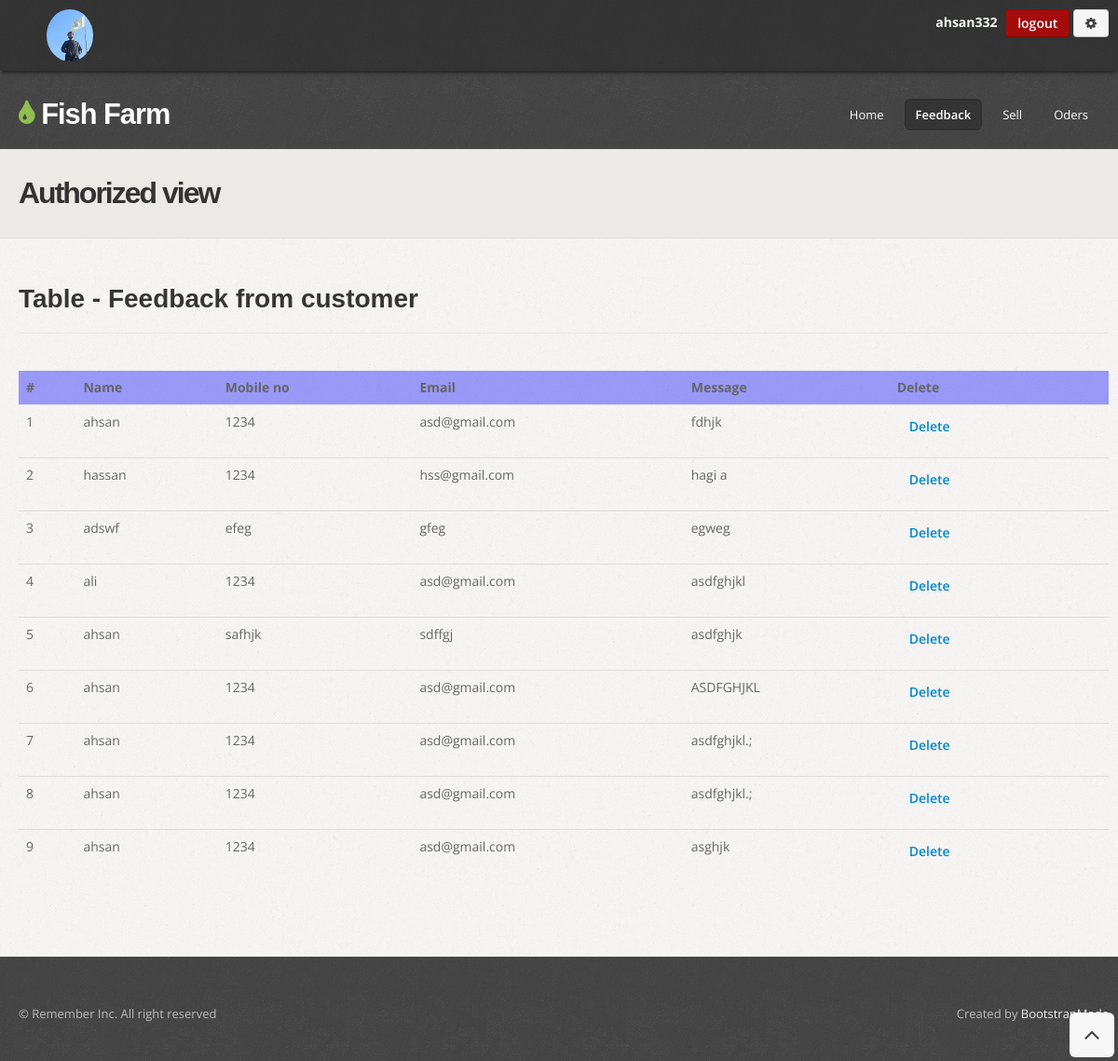
Screenshot of /feedback/ (signed in) with the database file from the repository.
### fishfarm/models.py (models this page shows)
class Customers(models.Model):
    user = models.OneToOneField(User, null=True, blank=True, on_delete=models.CASCADE)
    phone = models.CharField(max_length=200, null=True)
    Address = models.CharField(max_length=200, null=True)
    profile_pic = models.ImageField(default="download (1).png", null=True, blank=True)
    date_created = models.DateTimeField(auto_now_add=True, null=True)

class Feedback(models.Model):
    name = models.CharField(max_length=100)
    Mobile = models.CharField(max_length=100)
    Email = models.EmailField(max_length=100)
    Feedback = models.CharField(max_length=1000)

### fishfarm/views.py (the view)
# urls.py: path('feedback/', views.feedback , name='feedback'),
def feedback(request):
    extend = Customers.objects.get(user=request.user.id)
    dataset = Feedback.objects.all()
    return render(request,'feedback.html',{'feed':dataset,'extend': extend,})

### fishfarm/templates/feedback.html (shortened to what this page needs)
<!DOCTYPE html>
<html lang="en">
<head>
  {% load static %}
  <link href="{%  static 'css/bootstrap.css'%}" rel="stylesheet" />
  <link href="{%  static 'css/bootstrap-responsive.css'%}" rel="stylesheet" />
  <link href="{%  static 'css/prettyPhoto.css'%}" rel="stylesheet" />
  <link href="{%  static 'css/style.css'%}" rel="stylesheet">
  <link id="t-colors" href="{%  static 'color/default.css'%}" rel="stylesheet" />
</head>
<body>
  <div id="wrapper">
    <header>
      <div class="top">
        <div class="container">
          <div class="row">
            <div class="span6">
              <ul class="topmenu">
                {% if user.is_authenticated %}
                <li>
                  <div class="span1" style="float: left;">
                    <img src="{{extend.profile_pic.url}}" alt="Girl in a jacket" width="50px" height="50px"
                      style="border-radius: 50%;">
                  </div>
                </li>
                {% else %}
                  <li><a href="{% url 'ehome'%}">Mange site content</a> &#47;</li>
                {% endif %}
              </ul>
            </div>
            <div class="span6">
              <ul class="social-network">
              <li>
                <b style="color: rgb(245, 250, 245); padding-right: 5px;"> {{request.user}}</b>
              </li>
              <li>
                <a href="/logout" class="btn btn-danger">logout</a>
              </li>
              <li>
                <a href="{% url 'Setting'%}" class="btn btn-red"><i class="icon-cog"></i> </a>
              </li>
            </ul>
            </div>
          </div>
        </div>
      </div>
      <div class="container">
        <div class="row nomargin">
          <div class="span4">
            <div class="logo">
              <h1><a href="{% url 'ehome'%}"><i class="icon-tint"></i> Fish Farm</a></h1>
            </div>
          </div>
          <div class="span8">
            <div class="navbar navbar-static-top">
              <div class="navigation">
                <nav>
                  <ul class="nav topnav">
                    <li ><a href="{% url 'ehome'%}">Home</a></li>
                    <li  class="active"><a href="{% url 'feedback'%}">Feedback</a></li>
                    <li >
                      <a href="{% url 'sell'%}">Sell </a>
                    </li>
                    <li>
                      <a href="{% url 'order'%}">Oders </a>
                    </li>
                  </ul>
                </nav>
              </div>
            </div>
          </div>
        </div>
      </div>
    </header>
    <section id="inner-headline">
      <div class="container">
        <div class="row">
          <div class="span4">
            <div class="inner-heading">
              <h2>Authorized view </h2>
            </div>
          </div>
          <div class="span8">
          </div>
        </div>
      </div>
    </section>
    <section id="content">
      <div class="container">
        <div class="row demobtn">
          <div class="span12">
            <h4 class="heading"><strong>Table</strong> - Feedback from customer</h4>
            <div class="row">
              <div class="span12">
                <div class="solidline"></div>
              </div>
            </div>
            <div class="row">
              <div class="span12">
                <table class="table table-hover ">
                  <thead>
                    <tr style="background-color: rgba(0, 0, 255, 0.377);">
                      <th>
                        #
                      </th>
                      <th>
                        Name
                      </th>
                      <th>
                        Mobile no
                      </th>
                      <th>
                        Email
                      </th>
                      <th>
                        Message
                      </th>
                      <th>
                        Delete
                      </th>
                    </tr>
                  </thead>
                  <tbody>
                    {% for data in feed %}
                    <tr>
                      <td>
                        {{forloop.counter}}
                      </td>
                      <td>
                        {{data.name}}
                      </td>
                      <td>
                        {{data.Mobile}}
                      </td>
                      <td>
                        {{data.Email}}
                      </td>
                      <td>
                        {{data.Feedback}}
                      </td>
                      <td>
                        <a href="{% url 'delete' data.id %}" class=" btn btn-link">Delete</a>
                      </td>
                    </tr>
                    {% endfor %}
                  </tbody>
                </table>
              </div>
            </div>
          </div>
        </div>
      </div>
    </section>
    <footer>
      <div class="container">
        <div class="row">
          <div class="span6">
            <div class="copyright">
              <p><span>&copy; Remember Inc. All right reserved</span></p>
            </div>
          </div>
          <div class="span6">
            <div class="credits">
              Created by <a href="https://bootstrapmade.com/">BootstrapMade</a>
            </div>
          </div>
        </div>
      </div>
    </footer>
  </div>
  <a href="#" class="scrollup"><i class="icon-angle-up icon-rounded icon-bglight icon-2x"></i></a>
</body>
</html>

### fishfarm/static/css/style.css (style rules this page uses)
body { font-family:'Open Sans', Arial, sans-serif; font-size:14px; font-weight:400; line-height:1.6em; color:#656565; }
a { color:#4b5056; }
.bold { font-weight:900; }
.container { padding:0 20px 0 20px; position:relative; }
.row { margin-bottom:30px; }
.row .row { margin-bottom:30px; }
.row.nomargin { margin-bottom:0; }
header { background: url(../img/header-pattern-150.png) repeat; margin:0; padding:0 0 20px; position:relative; z-index:2000; }
header .top { padding:10px 0 10px; margin:0 0 30px; background: url(../img/top-pattern-150.png) repeat; -webkit-box-shadow: 0 4px 4px -2px #222; -moz-box-shadow: 0 4px 4px -2px #222; box-shadow: 0 4px 4px -2px #222; }
header .logo { float:left; }
header .logo h1 { color:#fdfdfd; letter-spacing:-1px; font-size:2.2em; font-weight:900; margin:0; }
header .logo h1 a { color:#fdfdfd; }
header .top .row { margin-bottom:0; }
ul.topmenu { list-style:none; margin:0; }
ul.topmenu li { display:inline; }
ul.social-network { float:right; list-style:none; margin:0; }
ul.social-network li { display:inline; }
header .navigation { float:right; }
header ul.nav li { border:none; margin:0; }
header ul.nav li a { border:none; font-weight:400; }
.navbar .nav > li > a { font-size:13px; color: #fdfdfd; text-shadow: none; }
.navbar .nav > .active > a,.navbar .nav > .active > a:hover { font-weight:600; }
#content { position:relative; background:#fff; border-top:1px solid #ddd; padding:50px 0 0 0; }
#content { background-image: url(../img/pattern/pat-1.png); background-repeat: repeat; }
#content h4 { font-weight:700; }
#inner-headline { background:#eceae6; position:relative; margin:0; padding:0; }
#inner-headline .inner-heading h2 { color:#333; margin:30px 0 0 0; font-size:32px; letter-spacing:-2px; }
h4.heading { font-weight:300; }
h4.heading strong { font-weight:700; }
.heading { margin-bottom: 20px; }
.heading { position: relative; }
footer { padding:50px 0 0 0; color:#bbb; background: url(../img/header-pattern-150.png) repeat; }
footer a { color:#eee; text-decoration:none; }
.copyright p { text-align:left; font-size:13px; }
.credits { text-align:right; font-size:13px; }
.demobtn a.btn { margin:0 10px 10px 0; }
.solidline { border-top:1px solid #e6e6e6; margin:0 0 10px; }
.scrollup { position:fixed; width:32px; height:32px; bottom:20px; right:20px; }
a.scrollup { outline:0; text-decoration:none; }
a i.icon-bglight, a i.icon-bgdark { display: inline-block; }
[class^="icon-"], [class*=" icon-"] { color:#404040; }

### fishfarm/static/color/default.css (style rules this page uses)
.logo h1 [class^="icon-"] { color:#8fc04e; }

### fishfarm/static/css/overwrite.css (style rules this page uses)
h1, h2, h3, h4, h5, h6 { font-family: 'Raleway', sans-serif; color:#353535; font-weight:700; line-height:1.1em; margin-top:0; }
h1 { font-size:60px; margin-bottom:24px; }
h2 { font-size:42px; margin-bottom:22px; }
h4 { font-size:28px; margin-bottom:20px; }
h1 strong,h2 strong,h3 strong,h4 strong,h5 strong,h6 strong { font-weight:900; }
ul, ol { padding: 0; margin: 0 0 10px 25px; }
li { line-height: 1.6em; }
.btn { font-size: 14px; font-weight:600; text-shadow: none; background-image:none; border-color: none; border-bottom-color: none; -webkit-box-shadow: none; -moz-box-shadow: none; box-shadow: none; }
.btn { outline:0; -webkit-border-radius: 4px; -moz-border-radius: 4px; border-radius: 4px; }
a.btn,.btn:focus { outline:0; }
.btn-danger { background: #a40b0b; }
.navbar .nav { border-right:none; border-left:none; }
.navbar .nav > li > a { float: none; font-size:13px; margin-left:10px; margin-right:0; text-decoration: none; text-shadow: none; border-right:none; border-left:none; color: #fff; border:2px solid transparent; padding:4px 10px 4px 10px; background-image: none; background: none; }
.navbar .nav > .active > a, .navbar .nav > .active > a:hover, .navbar .nav > .active > a:focus { color: #fff; border:2px solid #302f2f; padding:4px 10px 4px 10px; background-image: none; background: #343434; filter: none; text-decoration: none; -webkit-box-shadow: none; -moz-box-shadow: none; box-shadow: none; -webkit-border-radius: 6px; -moz-border-radius: 6px; border-radius: 6px; -moz-box-shadow: inset 0 0 1px #555; -webkit-box-shadow: inset 0 0 1px #555; box-shadow: inset 0 0 1px #555; }

### rows the page displays
Customers: profile_pic (picture)
Feedback: name "ahsan", Mobile "1234", Email "asd@gmail.com", Feedback "fdhjk"
Feedback: name "hassan", Mobile "1234", Email "hss@gmail.com", Feedback "hagi a"
Feedback: name "adswf", Mobile "efeg", Email "gfeg", Feedback "egweg"
Feedback: name "ali", Mobile "1234", Email "asd@gmail.com", Feedback "asdfghjkl"
Feedback: name "ahsan", Mobile "safhjk", Email "sdffgj", Feedback "asdfghjk"
Feedback: name "ahsan", Mobile "1234", Email "asd@gmail.com", Feedback "ASDFGHJKL"
Feedback: name "ahsan", Mobile "1234", Email "asd@gmail.com", Feedback "asdfghjkl.;"
Feedback: name "ahsan", Mobile "1234", Email "asd@gmail.com", Feedback "asdfghjkl.;"
Feedback: name "ahsan", Mobile "1234", Email "asd@gmail.com", Feedback "asghjk"

### other values shown
{{ request.user }} "ahsan332"
